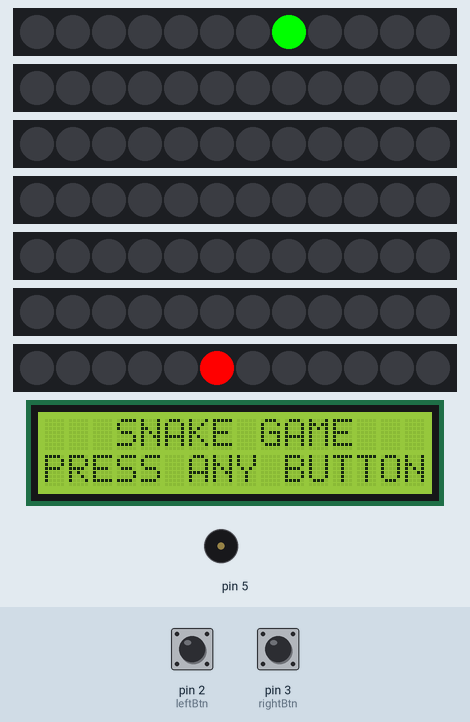
This sketch was run on a simulated Arduino Uno, built with avr-gcc and run on an emulated ATmega328P. On the bench: 7 × 12 RGB LEDs in strip order, left to right, 16×2 character LCD, buzzer (waves = sounding). The inputs (shaded band) are chosen by the test bench; at power-on: pin 2 (leftBtn) HIGH, pin 3 (rightBtn) HIGH. Random numbers use the default seed unless the sketch sets one.

Above: at 1.2 s.
1.3 s: pin 2 (leftBtn) pulled LOW for 0.15 s
At 1.78 s:
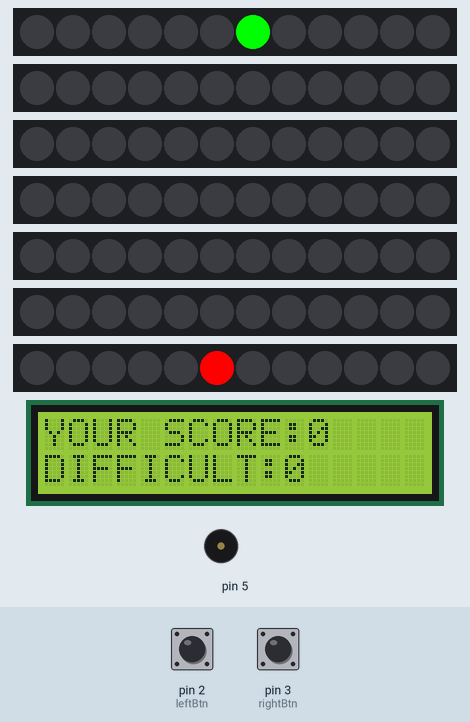
2.0 s: pin 3 (rightBtn) pulled LOW for 0.15 s
At 2.56 s:
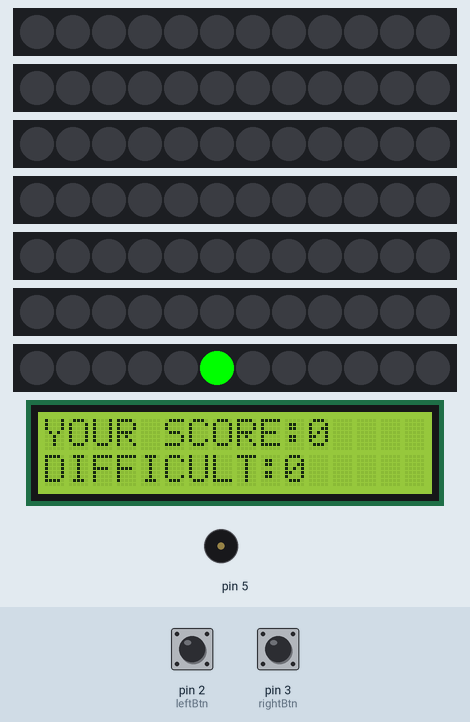
2.7 s: pin 2 (leftBtn) pulled LOW for 1 s
At 4.03 s:
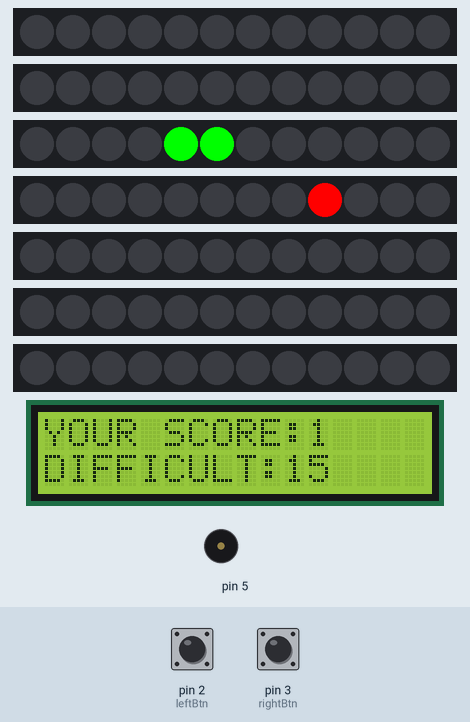
4.3 s: pin 3 (rightBtn) pulled LOW for 1 s
At 5.51 s:
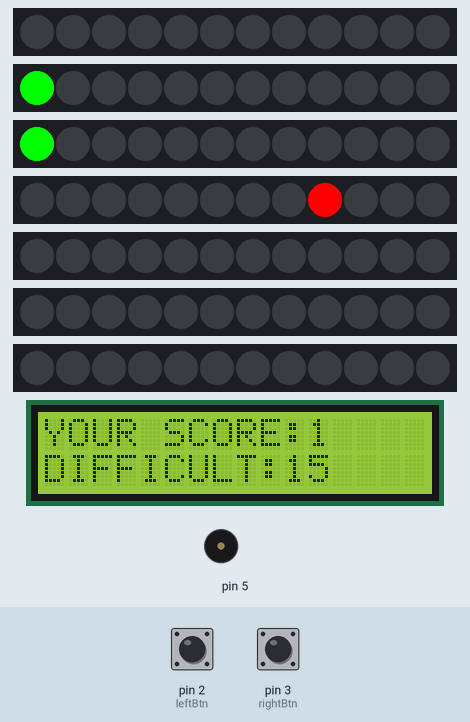
5.9 s: pin 2 (leftBtn) pulled LOW for 3.2 s
At 9.35 s:
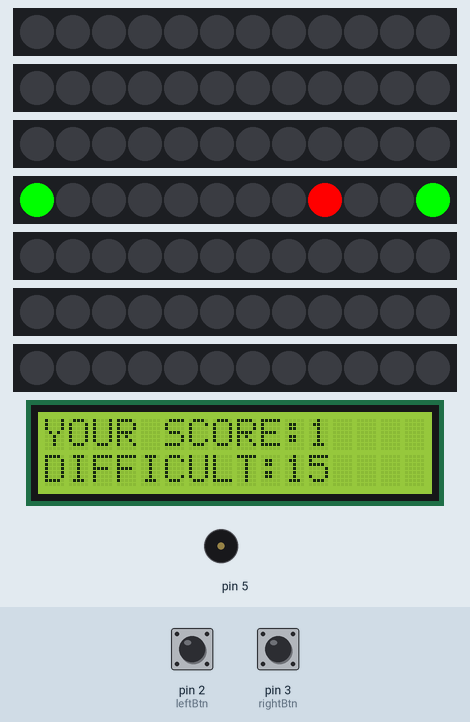
9.7 s: pin 3 (rightBtn) pulled LOW for 3.2 s
At 13.28 s:
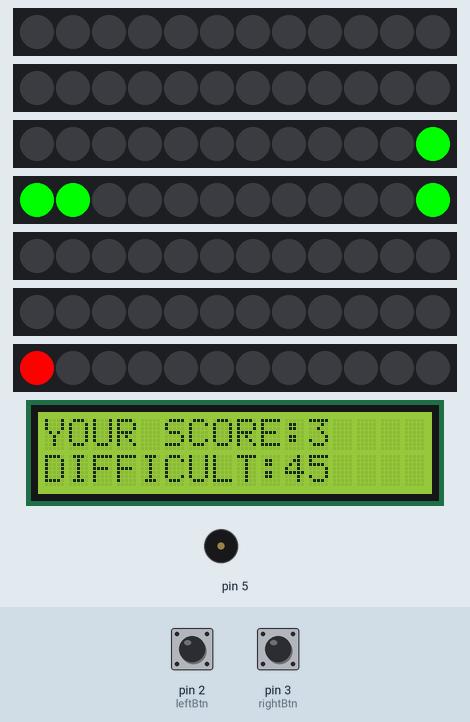
Timing chart, 0 to 14.8 s (numbered marks = the images above; inputs shaded):
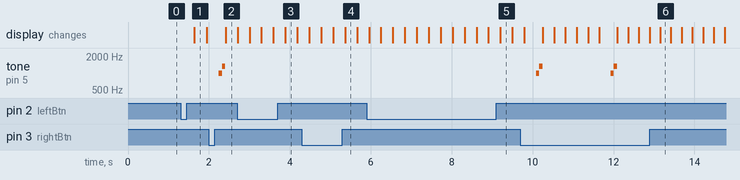

The sketch:

snake_project.ino
```cpp
#include <Adafruit_NeoPixel.h>
#include <LiquidCrystal.h>

//GAME STATES
#define START 0
#define GAMEOVER 1
#define PLAYING 2

//GAME CLASSES
class MatrixMap;
class Panel;
class Snake;
class Apple;
class Game;

//SNAKE DIRECTIONS
#define STOPPED 0
#define RIGHT 1
#define LEFT 2
#define TOP 3
#define BOTTOM 4

/*
============================
         MAP CLASS
============================
*/
class MatrixMap{

public:
    int rows;
    int columns;
    Adafruit_NeoPixel **matrix;

    MatrixMap() {}

    MatrixMap(int rows, int columns)
    {
        this->rows = rows;
        this->columns = columns;
        matrix = new Adafruit_NeoPixel *[rows];
        initMatrix();
    }

    void initMatrix(){
        for (int i = 0, j = 13; i < rows; ++i, --j)
        {
            matrix[i] = new Adafruit_NeoPixel(columns, j, NEO_GRB + NEO_KHZ800);
            matrix[i]->begin();
        }
    }

    void setLED(int column, int row, int r, int g, int b){
        matrix[row]->setPixelColor(column, r, g, b);
    }

    void clear(){
        for (int i = 0; i < rows; i++)
            matrix[i]->clear();
    }

    void show(){
        for (int i = 0; i < rows; i++)
            matrix[i]->show();
    }

    ~MatrixMap(){}
};

/*
============================
       PANEL CLASS
============================
*/

//LCD
LiquidCrystal lcd(A0, A1, A2, A3, A4, A5);

class Panel{

public:
    static void startPanel(){
        lcd.setCursor(3, 0);
        lcd.write("SNAKE GAME");

        lcd.setCursor(0, 1);
        lcd.write("PRESS ANY BUTTON TO START");
    }

    static void playingPanel(int score, int difficult){
        lcd.setCursor(0, 0);
        lcd.write("YOUR SCORE:");
        lcd.print(score);

        lcd.setCursor(0, 1);
        lcd.write("DIFFICULT:");
        lcd.print(difficult);
    }

    static void losePanel(int score, int record, bool newRecord){
        lcd.setCursor(0, 0);
        lcd.write("Current score:");
        lcd.print(score);

        lcd.setCursor(0, 1);
        if (newRecord)
            lcd.write("New record:");
        else
            lcd.write("Your record:");

        lcd.print(record);

        //ALTERNATES BETWEEN PANELS
        delay(2000);

        lcd.clear();
        startPanel();

        delay(2000);

        lcd.clear();
        lcd.setCursor(0, 4);
        lcd.write("You lose!");

        delay(2000);

        lcd.clear();
    }
};

/*
================================
         SOUND EFFECTS
================================
*/
void pointSound(){
    tone(5, 988, 100);
    delay(80);
    tone(5, 1319, 850);
    delay(80);
    noTone(5);
}

void loseSound(){
    tone(5, 392);
    delay(250);
    tone(5, 392);
    delay(500);
    noTone(5);
}

/*
================================
     APPLE AND SNAKE CLASSES
================================
*/

#define MAX_SNAKE_LENGTH 30
typedef struct{
    int x;
    int y;
} Node;

class Apple{

private:
    Node position;
    friend class Game;

public:
    Apple() {}

    Apple(int x, int y){
        position.x = x;
        position.y = y;
    }

    ~Apple() {}
};

class Snake{

private:
    Node body[MAX_SNAKE_LENGTH];
    int length;
    int direction;
    int score;
    int record;
    bool newRecord;
    friend class Game;

public:
    Snake() {}

    Snake(int x, int y){
        #define head body[0]
        body[0].x = x;
        body[0].y = y;
        score = 0;
        record = 0;
        direction = STOPPED;
        length = 1;
    }

    void setDirection(int dir){

        if (dir == RIGHT)
            direction = (direction == RIGHT) ? BOTTOM :
                        (direction == LEFT) ? TOP : dir;
        else if (dir == LEFT)
            direction = (direction == LEFT) ? BOTTOM :
            (direction == RIGHT) ? TOP: dir;
    }

    ~Snake() {}
};

/*
============================
       GAME CLASS
============================
*/
class Game{

public:
    Snake snake;
    Apple apple;
    MatrixMap matrixMap;
    int difficult;
    int state;

    Game(){
        int xSnake = random(0, 12);
        int ySnake = random(0, 7);

        int xApple = random(0, 12);
        int yApple = random(0, 7);
        while (xApple == xSnake && yApple == ySnake)
        {
            xApple = random(0, 12);
            yApple = random(0, 7);
        }

        MatrixMap matrixMap(7, 12);
        Apple ap(xApple, yApple);
        Snake sn(xSnake, ySnake);

        this->snake = sn;
        this->apple = ap;

        #define map matrixMap.matrix
        this->matrixMap = matrixMap;

        difficult = 0;
        state = START;
    }

    void restartGame(){
        snake.direction = STOPPED;
        snake.length = 1;
        snake.newRecord = false;
        snake.score = 0;
        state = PLAYING;
        difficult = 0;

        int xSnake = random(0, 12);
        int ySnake = random(0, 7);

        int xApple = random(0, 12);
        int yApple = random(0, 7);

        while (xApple == xSnake && yApple == ySnake){
            xApple = random(0, 12);
            yApple = random(0, 7);
        }

        snake.head.x = xSnake;
        snake.head.y = ySnake;
        apple.position.x = xApple;
        apple.position.y = yApple;
    }

    void generateApple(){
        int xApple = random(0, 12);
        int yApple = random(0, 7);

        for (int i = 0; i < snake.length; i++){
            while (xApple == snake.body[i].x && yApple == snake.body[i].y){
                xApple = random(0, 12);
                yApple = random(0, 7);
            }
        }

        apple.position.x = xApple;
        apple.position.y = yApple;
    }

    void appleEaten(){
        if (apple.position.x == snake.head.x && apple.position.y == snake.head.y){
            snake.length++;
            snake.body[snake.length - 1].x = snake.head.x;
            snake.body[snake.length - 1].y = snake.head.y;
            snake.score++;

            if (300 - difficult > 50)
                difficult += 15;

            generateApple();

            pointSound();
        }
    }

    void gameOver(){
        for (int i = 0; i < matrixMap.rows; i++){
            map[i]->clear();
            delay(100);
            map[i]->show();
        }

        state = GAMEOVER;

        if (snake.score > snake.record){
            snake.record = snake.score;
            snake.newRecord = true;
        }

        loseSound();
    }

    void checkCollision(){
        for (int i = snake.length; i > 2; i--){
            if (snake.head.x == snake.body[i].x &&
                snake.head.y == snake.body[i].y){

                snake.direction = STOPPED;
                gameOver();
            }
        }
    }

    void displayPanelInfo(){
        lcd.clear();

        if (state == START)
            Panel::startPanel();
        else if (state == PLAYING)
            Panel::playingPanel(snake.score, difficult);
        else
            Panel::losePanel(snake.score, snake.record, snake.newRecord);
    }

    void update(){

        displayPanelInfo();

        if (snake.direction != STOPPED){

            //UPDATE SNAKE BODY POSITION
            for (int i = snake.length - 1; i > 0; --i){
                snake.body[i].x = snake.body[i - 1].x;
                snake.body[i].y = snake.body[i - 1].y;
            }

            //INCREMENT/DECREMENT SNAKE POSITION
            int direction = snake.direction;
            int x = snake.head.x, y = snake.head.y;

            if (direction == RIGHT)
                snake.head.x = (x < 11) ? snake.head.x + 1 : 0;
            else if (direction == LEFT)
                snake.head.x = (x > 0) ? snake.head.x - 1 : 11;
            else if (direction == BOTTOM)
                snake.head.y = (y < 6) ? snake.head.y + 1 : 0;
            else if (direction == TOP)
                snake.head.y = (y > 0) ? snake.head.y - 1 : 6;

            checkCollision();
        }

        if (state != GAMEOVER){

            //TURN ON APPLE LED
            matrixMap.setLED(apple.position.x, apple.position.y, 255, 0, 0);

            //TURN ON SKANE LEDS
            for (int i = 0; i < snake.length; i++)
                matrixMap.setLED(snake.body[i].x, snake.body[i].y, 0, 255, 0);
        }

        appleEaten();

        matrixMap.show();
    }

    ~Game(){};
};

//GLOBAL GAME INSTANCE
Game game;

//INTERRUPTION FUNCTIONS
static void updateRight(){
    if (game.state != GAMEOVER){
        game.snake.setDirection(RIGHT);
        game.state = PLAYING;
    } else
        game.restartGame();
}

static void updateLeft(){
    if (game.state != GAMEOVER){
        game.state = PLAYING;
        game.snake.setDirection(LEFT);
    } else
        game.restartGame();
}

//ARDUINO FUNCTIONS
void setup(){
    Serial.begin(9600);
    randomSeed(analogRead(0));
    pinMode(5, OUTPUT);
    lcd.begin(16, 2);

    volatile uint8_t leftBtn = 2;
    volatile uint8_t rightBtn = 3;

    pinMode(leftBtn, INPUT_PULLUP);
    pinMode(rightBtn, INPUT_PULLUP);

    attachInterrupt(digitalPinToInterrupt(leftBtn), updateLeft, RISING);
    attachInterrupt(digitalPinToInterrupt(rightBtn), updateRight, RISING);
}

void loop(){
    game.matrixMap.clear();
    game.update();
    delay(300 - game.difficult);
}
```

Measured:
- after the input at 1.3 s, the display: changes after 0.33 s (image 1)
- after the input at 2.0 s, tone on pin 5: silent → 988 Hz after 0.25 s, → 1319 Hz 0.08 s later, → silent 0.08 s later
